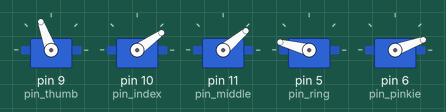
Simulated run of this sketch. Board: Arduino Uno, built with avr-gcc and run on an emulated ATmega328P. On the bench: 5 × servo.

Above: at 0.5 s.
At 4.1 s:
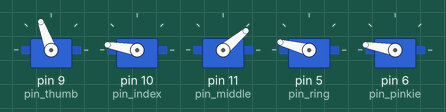
At 7.09 s:
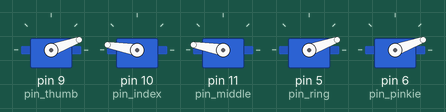
At 7.84 s:
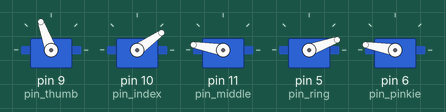
At 23.96 s:
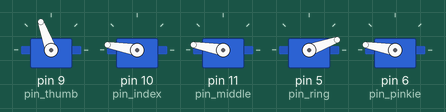
At 31.9 s:
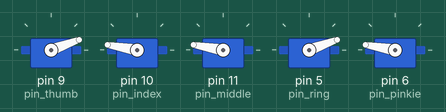
Timing chart, 0 to 33.4 s (numbered marks = the images above):
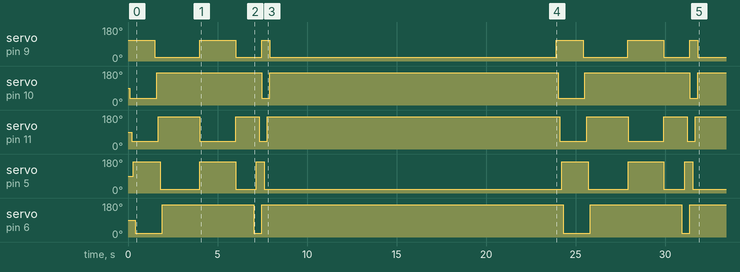

The sketch:

handControl.ino
```cpp
#include <Servo.h>

Servo thumb;
Servo index;
Servo middle;
Servo ring;
Servo pinkie;

int ans = 20;
int thumb_up = 20;
int thumb_down = 110;
int index_down = 35;
int index_up = 170;
int middle_down = 40;
int middle_up = 170;
int ring_down = 165;
int ring_up = 20;
int pinkie_down = 20;
int pinkie_up = 170;

int pin_thumb = 9;
int pin_index = 10;
int pin_middle = 11;
int pin_ring = 5;
int pin_pinkie = 6;

bool is_thumb_up = true;
bool is_index_up = true;
bool is_middle_up = true;
bool is_ring_up = true;
bool is_pinkie_up = true;


void manual() {
if (Serial.available() > 0) {
   ans = Serial.parseInt();

   if(ans == 1) { is_thumb_up = !is_thumb_up; Serial.println("Toggle thumb"); }
   if(ans == 2) { is_index_up = !is_index_up;}
   if(ans == 3) {is_middle_up = !is_middle_up;}
   if(ans == 4) {is_ring_up = !is_ring_up;}
   if(ans == 5) {is_pinkie_up = !is_pinkie_up;}

  }

   if(is_thumb_up){
    thumb.write(thumb_up);
   } else {
    thumb.write(thumb_down);
   }

   if(is_index_up){
    index.write(index_up);
   } else {
    index.write(index_down);
   }

   if(is_middle_up){
    middle.write(middle_up);
   } else {
    middle.write(middle_down);
   }

   if(is_ring_up){
    ring.write(ring_up);
   } else {
    ring.write(ring_down);
   }

   if(is_pinkie_up){
    pinkie.write(pinkie_up);
   } else {
    pinkie.write(pinkie_down);
   }
}


void cascade() {
  thumb.write(thumb_down);
  delay(100);
  index.write(index_down);
  delay(100);
  middle.write(middle_down);
  delay(100);
  ring.write(ring_down);
  delay(100);
  pinkie.write(pinkie_down);
  delay(100);

  delay(1000);

  thumb.write(thumb_up);
  delay(100);
  index.write(index_up);
  delay(100);
  middle.write(middle_up);
  delay(100);
  ring.write(ring_up);
  delay(100);
  pinkie.write(pinkie_up);
  delay(100);

  delay(1000);
}

void hookem() {
  thumb.write(thumb_down);
  delay(15);
  middle.write(middle_down);
  ring.write(ring_down);
  delay(2000);
  middle.write(middle_up);
  ring.write(ring_up);
  thumb.write(thumb_up);
}

void smooth_cascade() {
  pinkie.write(pinkie_down);
  delay(150);
  ring.write(ring_down);
  delay(150);
  middle.write(middle_down);
  delay(150);
  index.write(index_down);
  thumb.write(thumb_down);
  pinkie.write(pinkie_up);
  delay(150);
  ring.write(ring_up);
  delay(150);
  middle.write(middle_up);
  delay(150);
  index.write(index_up);
  thumb.write(thumb_up);
}

void run_all() {
  cascade();
  delay(1000);
  hookem();
  delay(1000);
  smooth_cascade();
  delay(1000);
}

void setup() {
  thumb.attach(pin_thumb);
  index.attach(pin_index);
  middle.attach(pin_middle);
  ring.attach(pin_ring);
  pinkie.attach(pin_pinkie);

  Serial.begin(9600);
}

void loop() {
  //manual();
  run_all();
  delay(15000);
}
```

Measured:
- by itself, servo on pin 9 (pin_thumb): 110° → 20° at 1.5 s, → 110° 2.5 s later, → 20° 2.0 s later, → 110° 1.5 s later, … (11 changes in this stretch)
- by itself, servo on pin 5 (pin_ring): 90° → 165° at 0.30 s, → 20° 1.5 s later, → 165° 2.2 s later, → 20° 2.0 s later, … (12 changes in this stretch)
- by itself, servo on pin 10 (pin_index): 90° → 35° at 0.10 s, → 170° 1.5 s later, → 35° 5.9 s later, → 170° 0.45 s later, … (8 changes in this stretch)
- by itself, servo on pin 6 (pin_pinkie): 90° → 20° at 0.40 s, → 170° 1.5 s later, → 20° 5.1 s later, → 170° 0.45 s later, … (8 changes in this stretch)
